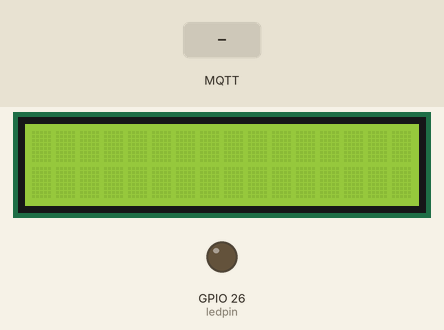
Recording of a sketch running on a simulated ESP32. On the bench: 16×2 character LCD, output pins drawn as LEDs (lit = HIGH). The test bench sets the inputs (shaded band). WiFi joins after 1.5 s; servers stay silent unless stated; no MQTT or app messages arrive unless stated; what the sketch prints to the serial monitor is not drawn.

Above: at 2.7 s.
2.8 s: MQTT message "on" arrives on the first subscribed topic
At 3.9 s:
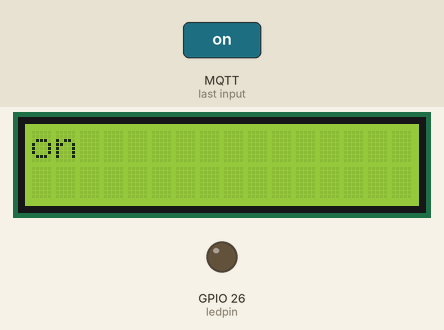
4.3 s: MQTT message "1" arrives on the first subscribed topic
At 5.0 s:
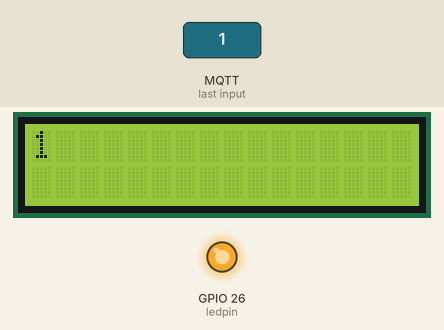
Timing chart, 0 to 7.3 s (numbered marks = the images above; inputs shaded):
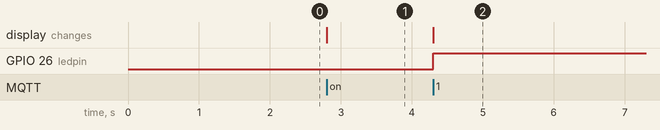

Measured:
- after the input at 2.8 s, the display: changes at once (image 1)
- after the input at 4.3 s, GPIO 26 (ledpin): LOW → HIGH at once; the display: changes at once (image 2)

The sketch:

ESP32_MQTT_LCD.ino
```cpp
#include <WiFi.h>
#include <PubSubClient.h>
#include <LiquidCrystal.h> //Agregamos las librerias del cristal liquido

LiquidCrystal lcd(22, 23, 5, 18, 19, 21);//Inicializamos los pines conectados de la pantalla de cristal líquido al esp32

WiFiClient esp32Client;
PubSubClient mqttClient(esp32Client);

const char* ssid     = "Nombre_de_la_red";
const char* password = "Contraseña";

char *server = "broker.emqx.io"; //nombre la pagina donde vamos a trabajar
int port = 1883; //Puerto

int ledpin = 26;
int fotopin = 33;

int var = 0;
int ledval = 0;
int fotoval = 0;
char datos[40];
String resultS = "";

long lastmillis = 0; //Para el delay

void wifiInit() {
  Serial.print("Conectándose a ");
  Serial.println(ssid);  //Indica la reda la que se está conectando

  WiFi.begin(ssid, password); // Le manda los datos al módulo para que se conecte

  while (WiFi.status() != WL_CONNECTED) {
    Serial.print(".");
    delay(500);
  }
  Serial.println("");
  Serial.println("Conectado a WiFi");
  Serial.println("Dirección IP: ");
  Serial.println(WiFi.localIP());
}

void callback(char* topic, byte* payload, unsigned int length) {  //Toda la información recibida
  Serial.print("Mensaje recibido [");
  Serial.print(topic);//Imprime el tópico
  Serial.print("] ");
  lcd.clear();//Limpia el mensaje que estaba en el lcd

  char payload_string[length + 1]; // El tamaño + un espacio
  int resultI;

  memcpy(payload_string, payload, length); //memcpy para pasar la informacion de una variable a otra
  payload_string[length] = '\0'; // Se imprime el \0 para indicar el final del mensaje
  resultI = atoi(payload_string);//Cambia la variable
  Serial.print(payload_string); //Imprimen en el monitor serial el mensaje
  var = resultI;

  lcd.setCursor(0, 0);       //El mensaje se mostrará en la línea de arriba

  lcd.print(String(payload_string)); // Hace que se imprima sólo el mensaje eliminando la basura

  resultS = "";

  for (int i = 0; i < length; i++) {
    resultS = resultS + (char)payload[i];
  }
  Serial.println();
}


void reconnect() {
  while (!mqttClient.connected()) {
    Serial.print("Intentando conectarse MQTT...");

    if (mqttClient.connect("arduinoClient34")) {
      Serial.println("Conectado");

      mqttClient.subscribe("entrada01");

    } else {
      Serial.print("Fallo, rc=");
      Serial.print(mqttClient.state());
      Serial.println(" intentar de nuevo en 5 segundos");
      // Wait 5 seconds before retrying
      delay(5000);
    }
  }
}

void setup()
{
  lcd.begin(16, 2); //Indica el tipo de lcd que se va a usar
  pinMode(ledpin, OUTPUT);
  Serial.begin(115200);
  delay(10);
  wifiInit();
  mqttClient.setServer(server, port);
  mqttClient.setCallback(callback);
}

void loop()
{
  if (!mqttClient.connected()) {
    reconnect();
  }
  mqttClient.loop();

  //Serial.print("String: ");
  //Serial.println(resultS);

  if (var == 0) //si hay un 0; apague el led
  {
    digitalWrite(ledpin, LOW);
  }
  else if (var == 1) // si hay un 1, enciende el led
  {
    digitalWrite(ledpin, HIGH);
  }


  if (var == 2) //si hay un 2, Haga la siguiente secuencia
  {
    digitalWrite(ledpin, LOW);
    delay (2000);
    digitalWrite(ledpin, HIGH);
    delay (2000);
    digitalWrite(ledpin, LOW);
    delay (2000);
  }
  else if (var == 1)
  {
    digitalWrite(ledpin, HIGH);
  }


  //fotoval = analogRead(fotopin);
  //Serial.print("Foto: ");
  //Serial.println(fotoval);

  sprintf(datos, "Valor fotoresistencia: %d ", fotoval);

  if (millis() - lastmillis > 5000) {
    Serial.println("enviando data...");

    mqttClient.publish("salida01", "hola...123");//Envia un mensaje a la pagina del Broker, primero va el nombre de la salida y despues el mensaje
    lastmillis = millis();
  }
}
```
